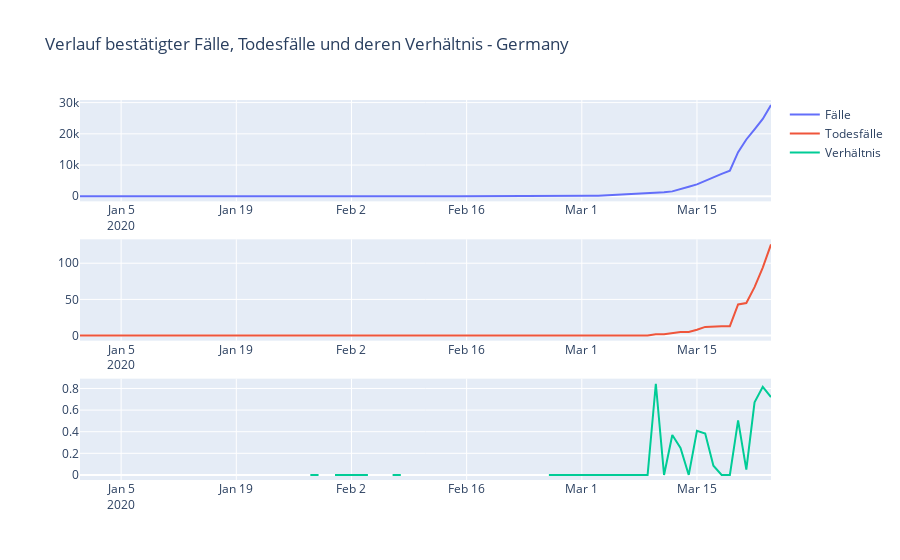

The notebook cell this image was saved under:
### Code cell
plot_verlauf_cum(data_subset_country('DEU'))
